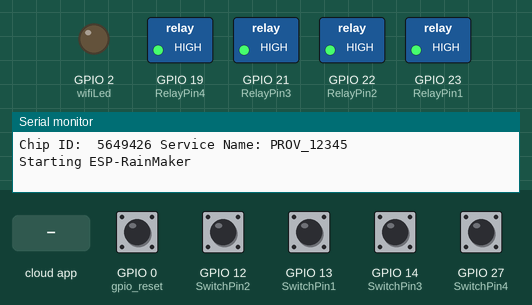
The sketch below on a simulated ESP32. Shown: switched loads named in the sketch (green lamp = pin HIGH), output pins drawn as LEDs (lit = HIGH), the last lines printed to the serial monitor. The test bench sets the inputs (shaded band); at power-on: GPIO 0 (gpio_reset), GPIO 12 (SwitchPin2), GPIO 13 (SwitchPin1), GPIO 14 (SwitchPin3), GPIO 27 (SwitchPin4) HIGH. WiFi joins after 1.5 s; servers stay silent unless stated.

Above: at 1.2 s.
1.3 s: GPIO 12 (SwitchPin2) pulled LOW for 0.15 s
At 2.0 s:
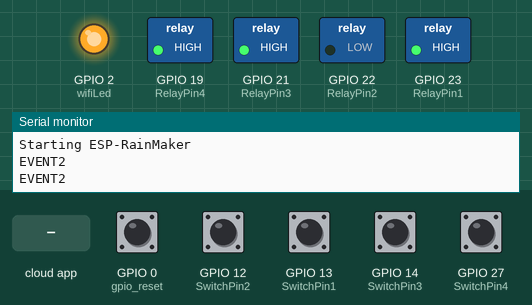
3.1 s: the phone or cloud app sets Switch1 to 1
At 4.3 s:
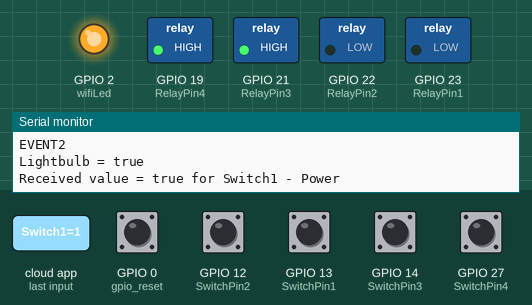
4.6 s: the phone or cloud app sets Switch2 to 0
At 5.8 s:
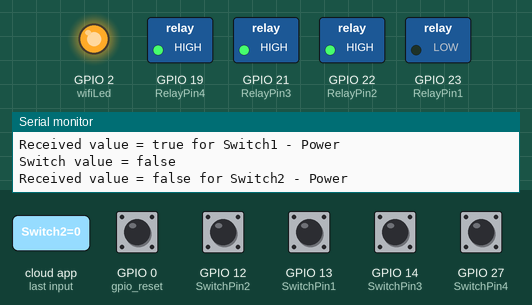
6.1 s: the phone or cloud app sets Switch3 to 1
At 7.2 s:
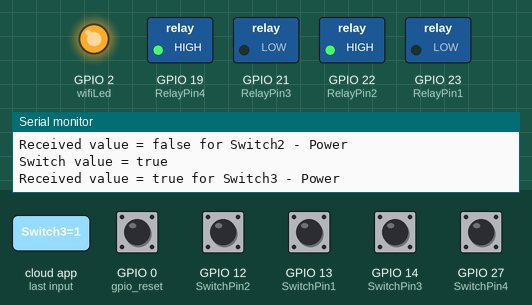
7.6 s: GPIO 13 (SwitchPin1) pulled LOW for 0.15 s
At 8.8 s:
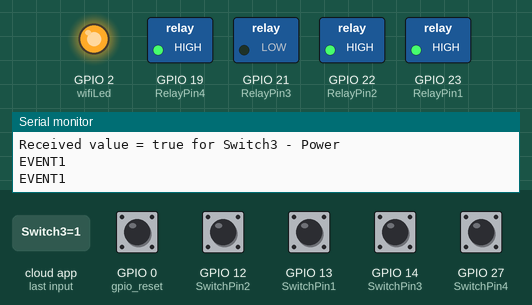
9.4 s: GPIO 27 (SwitchPin4) pulled LOW for 0.15 s
At 10.4 s:
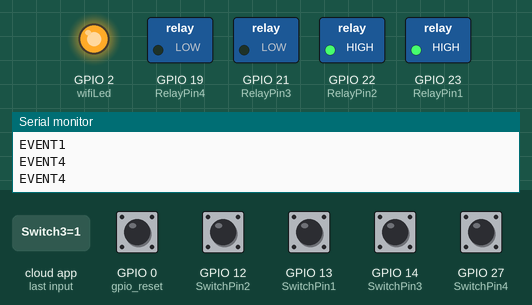
Timing chart, 0 to 12.2 s (numbered marks = the images above; inputs shaded):
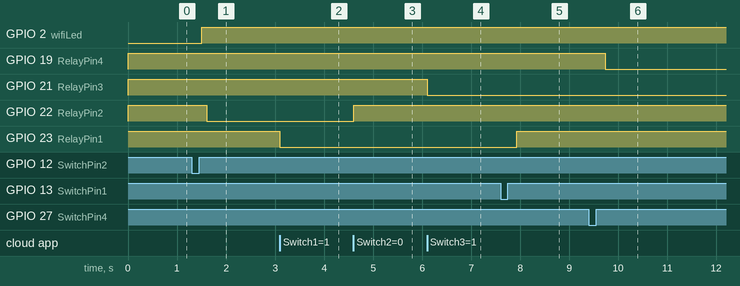

The sketch:

Code_ESP32_RainMaker_4Relay_Button.ino
```cpp
/**********************************************************************************
IoT - Automação Residencial
Dispositivo : ESP32 WROOM32
Preferences--> Aditional boards Manager URLs :
http://arduino.esp8266.com/stable/package_esp8266com_index.json,https://raw.githubusercontent.com/espressif/arduino-esp32/gh-pages/package_esp32_index.json
Download Board ESP32 (2.0.3):
ESP RainMaker + Manual Button control 8 Relays using ESP32 (Real time feedback + no WiFi control)
Autor : Robson Brasil
Versão : 1
Última Modificação : 22/07/2022
**********************************************************************************/

#include "RMaker.h"
#include "WiFi.h"
#include "WiFiProv.h"
#include <AceButton.h>
using namespace ace_button;

const char *service_name = "PROV_12345";
const char *pop = "1234567";

// define the Device Names
char deviceName_1[] = "Switch1";
char deviceName_2[] = "Switch2";
char deviceName_3[] = "Switch3";
char deviceName_4[] = "Switch4";

// define the GPIO connected with Relays and switches
static uint8_t RelayPin1 = 23;  //D23
static uint8_t RelayPin2 = 22;  //D22
static uint8_t RelayPin3 = 21;  //D21
static uint8_t RelayPin4 = 19;  //D19

static uint8_t SwitchPin1 = 13;  //D13
static uint8_t SwitchPin2 = 12;  //D12
static uint8_t SwitchPin3 = 14;  //D14
static uint8_t SwitchPin4 = 27;  //D27

static uint8_t wifiLed    = 2;   //D2
static uint8_t gpio_reset = 0;

/* Variable for reading pin status*/
bool toggleState_1 = LOW; //Define integer to remember the toggle state for relay 1
bool toggleState_2 = LOW; //Define integer to remember the toggle state for relay 2
bool toggleState_3 = LOW; //Define integer to remember the toggle state for relay 3
bool toggleState_4 = LOW; //Define integer to remember the toggle state for relay 4

ButtonConfig config1;
AceButton button1(&config1);
ButtonConfig config2;
AceButton button2(&config2);
ButtonConfig config3;
AceButton button3(&config3);
ButtonConfig config4;
AceButton button4(&config4);

void handleEvent1(AceButton*, uint8_t, uint8_t);
void handleEvent2(AceButton*, uint8_t, uint8_t);
void handleEvent3(AceButton*, uint8_t, uint8_t);
void handleEvent4(AceButton*, uint8_t, uint8_t);

//The framework provides some standard device types like switch, lightbulb, fan, temperature sensor.
static Switch my_switch1(deviceName_1, &RelayPin1);
static Switch my_switch2(deviceName_2, &RelayPin2);
static Switch my_switch3(deviceName_3, &RelayPin3);
static Switch my_switch4(deviceName_4, &RelayPin4);

void sysProvEvent(arduino_event_t *sys_event)
{
    switch (sys_event->event_id) {
        case ARDUINO_EVENT_PROV_START:
#if CONFIG_IDF_TARGET_ESP32
        Serial.printf("\nProvisioning Started with name \"%s\" and PoP \"%s\" on BLE\n", service_name, pop);
        printQR(service_name, pop, "ble");
#else
        Serial.printf("\nProvisioning Started with name \"%s\" and PoP \"%s\" on SoftAP\n", service_name, pop);
        printQR(service_name, pop, "softap");
#endif
        break;
        case ARDUINO_EVENT_WIFI_STA_CONNECTED:
        Serial.printf("\nConnected to Wi-Fi!\n");
        digitalWrite(wifiLed, true);
        break;
    }
}

void write_callback(Device *device, Param *param, const param_val_t val, void *priv_data, write_ctx_t *ctx)
{
    const char *device_name = device->getDeviceName();
    const char *param_name = param->getParamName();

    if(strcmp(device_name, deviceName_1) == 0) {

      Serial.printf("Lightbulb = %s\n", val.val.b? "true" : "false");

      if(strcmp(param_name, "Power") == 0) {
          Serial.printf("Received value = %s for %s - %s\n", val.val.b? "true" : "false", device_name, param_name);
        toggleState_1 = val.val.b;
        (toggleState_1 == false) ? digitalWrite(RelayPin1, HIGH) : digitalWrite(RelayPin1, LOW);
        param->updateAndReport(val);
      }

    } else if(strcmp(device_name, deviceName_2) == 0) {

      Serial.printf("Switch value = %s\n", val.val.b? "true" : "false");

      if(strcmp(param_name, "Power") == 0) {
        Serial.printf("Received value = %s for %s - %s\n", val.val.b? "true" : "false", device_name, param_name);
        toggleState_2 = val.val.b;
        (toggleState_2 == false) ? digitalWrite(RelayPin2, HIGH) : digitalWrite(RelayPin2, LOW);
        param->updateAndReport(val);
      }

    } else if(strcmp(device_name, deviceName_3) == 0) {

      Serial.printf("Switch value = %s\n", val.val.b? "true" : "false");

      if(strcmp(param_name, "Power") == 0) {
        Serial.printf("Received value = %s for %s - %s\n", val.val.b? "true" : "false", device_name, param_name);
        toggleState_3 = val.val.b;
        (toggleState_3 == false) ? digitalWrite(RelayPin3, HIGH) : digitalWrite(RelayPin3, LOW);
        param->updateAndReport(val);
      }

    } else if(strcmp(device_name, deviceName_4) == 0) {

      Serial.printf("Switch value = %s\n", val.val.b? "true" : "false");

      if(strcmp(param_name, "Power") == 0) {
        Serial.printf("Received value = %s for %s - %s\n", val.val.b? "true" : "false", device_name, param_name);
        toggleState_4 = val.val.b;
        (toggleState_4 == false) ? digitalWrite(RelayPin4, HIGH) : digitalWrite(RelayPin4, LOW);
        param->updateAndReport(val);
      }
    }
}

void setup()
{
    uint32_t chipId = 0;

    Serial.begin(115200);

    // Set the Relays GPIOs as output mode
    pinMode(RelayPin1, OUTPUT);
    pinMode(RelayPin2, OUTPUT);
    pinMode(RelayPin3, OUTPUT);
    pinMode(RelayPin4, OUTPUT);
    pinMode(wifiLed, OUTPUT);

    // Configure the input GPIOs
    pinMode(SwitchPin1, INPUT_PULLUP);
    pinMode(SwitchPin2, INPUT_PULLUP);
    pinMode(SwitchPin3, INPUT_PULLUP);
    pinMode(SwitchPin4, INPUT_PULLUP);
    pinMode(gpio_reset, INPUT);

    // Write to the GPIOs the default state on booting
    digitalWrite(RelayPin1, !toggleState_1);
    digitalWrite(RelayPin2, !toggleState_2);
    digitalWrite(RelayPin3, !toggleState_3);
    digitalWrite(RelayPin4, !toggleState_4);
    digitalWrite(wifiLed, LOW);

    config1.setEventHandler(button1Handler);
    config2.setEventHandler(button2Handler);
    config3.setEventHandler(button3Handler);
    config4.setEventHandler(button4Handler);

    button1.init(SwitchPin1);
    button2.init(SwitchPin2);
    button3.init(SwitchPin3);
    button4.init(SwitchPin4);

    Node my_node;
    my_node = RMaker.initNode("ESP32_Relay_4");

    //Standard switch device
    my_switch1.addCb(write_callback);
    my_switch2.addCb(write_callback);
    my_switch3.addCb(write_callback);
    my_switch4.addCb(write_callback);

    //Add switch device to the node
    my_node.addDevice(my_switch1);
    my_node.addDevice(my_switch2);
    my_node.addDevice(my_switch3);
    my_node.addDevice(my_switch4);

    //This is optional
    RMaker.enableOTA(OTA_USING_PARAMS);
    //If you want to enable scheduling, set time zone for your region using setTimeZone().
    //The list of available values are provided here https://rainmaker.espressif.com/docs/time-service.html
    // RMaker.setTimeZone("Asia/Shanghai");
    // Alternatively, enable the Timezone service and let the phone apps set the appropriate timezone
    RMaker.enableTZService();
    RMaker.enableSchedule();

    //Service Name
    for(int i=0; i<17; i=i+8) {
      chipId |= ((ESP.getEfuseMac() >> (40 - i)) & 0xff) << i;
    }

    Serial.printf("\nChip ID:  %d Service Name: %s\n", chipId, service_name);

    Serial.printf("\nStarting ESP-RainMaker\n");
    RMaker.start();

    WiFi.onEvent(sysProvEvent);
#if CONFIG_IDF_TARGET_ESP32
    WiFiProv.beginProvision(WIFI_PROV_SCHEME_BLE, WIFI_PROV_SCHEME_HANDLER_FREE_BTDM, WIFI_PROV_SECURITY_1, pop, service_name);
#else
    WiFiProv.beginProvision(WIFI_PROV_SCHEME_SOFTAP, WIFI_PROV_SCHEME_HANDLER_NONE, WIFI_PROV_SECURITY_1, pop, service_name);
#endif

    my_switch1.updateAndReportParam(ESP_RMAKER_DEF_POWER_NAME, false);
    my_switch2.updateAndReportParam(ESP_RMAKER_DEF_POWER_NAME, false);
    my_switch3.updateAndReportParam(ESP_RMAKER_DEF_POWER_NAME, false);
    my_switch4.updateAndReportParam(ESP_RMAKER_DEF_POWER_NAME, false);
}

void loop()
{
    // Read GPIO0 (external button to reset device
    if(digitalRead(gpio_reset) == LOW) { //Push button pressed
        Serial.printf("Reset Button Pressed!\n");
        // Key debounce handling
        delay(100);
        int startTime = millis();
        while(digitalRead(gpio_reset) == LOW) delay(50);
        int endTime = millis();

        if ((endTime - startTime) > 10000) {
          // If key pressed for more than 10secs, reset all
          Serial.printf("Reset to factory.\n");
          RMakerFactoryReset(2);
        } else if ((endTime - startTime) > 3000) {
          Serial.printf("Reset Wi-Fi.\n");
          // If key pressed for more than 3secs, but less than 10, reset Wi-Fi
          RMakerWiFiReset(2);
        }
    }
    delay(100);

    if (WiFi.status() != WL_CONNECTED)
    {
      //Serial.println("WiFi Not Connected");
      digitalWrite(wifiLed, false);
    }
    else
    {
      //Serial.println("WiFi Connected");
      digitalWrite(wifiLed, true);
    }

    button1.check();
    button2.check();
    button3.check();
    button4.check();
}

void button1Handler(AceButton* button, uint8_t eventType, uint8_t buttonState) {
  Serial.println("EVENT1");
  switch (eventType) {
    case AceButton::kEventReleased:
      digitalWrite(RelayPin1, toggleState_1);
      toggleState_1 = !toggleState_1;
      my_switch1.updateAndReportParam(ESP_RMAKER_DEF_POWER_NAME, toggleState_1);
      break;
  }
}
void button2Handler(AceButton* button, uint8_t eventType, uint8_t buttonState) {
  Serial.println("EVENT2");
  switch (eventType) {
    case AceButton::kEventReleased:
      digitalWrite(RelayPin2, toggleState_2);
      toggleState_2 = !toggleState_2;
      my_switch2.updateAndReportParam(ESP_RMAKER_DEF_POWER_NAME, toggleState_2);
      break;
  }
}
void button3Handler(AceButton* button, uint8_t eventType, uint8_t buttonState) {
  Serial.println("EVENT3");
  switch (eventType) {
    case AceButton::kEventReleased:
      digitalWrite(RelayPin3, toggleState_3);
      toggleState_3 = !toggleState_3;
      my_switch3.updateAndReportParam(ESP_RMAKER_DEF_POWER_NAME, toggleState_3);
      break;
  }
}
void button4Handler(AceButton* button, uint8_t eventType, uint8_t buttonState) {
  Serial.println("EVENT4");
  switch (eventType) {
    case AceButton::kEventReleased:
      digitalWrite(RelayPin4, toggleState_4);
      toggleState_4 = !toggleState_4;
      my_switch4.updateAndReportParam(ESP_RMAKER_DEF_POWER_NAME, toggleState_4);
      break;
  }
}
```

Measured:
- after the input at 1.3 s, GPIO 22 (RelayPin2): HIGH → LOW after 0.31 s
- after the input at 3.1 s, GPIO 23 (RelayPin1): HIGH → LOW at once
- after the input at 4.6 s, GPIO 22 (RelayPin2): LOW → HIGH at once
- after the input at 6.1 s, GPIO 21 (RelayPin3): HIGH → LOW at once
- after the input at 7.6 s, GPIO 23 (RelayPin1): LOW → HIGH after 0.33 s
- after the input at 9.4 s, GPIO 19 (RelayPin4): HIGH → LOW after 0.33 s
